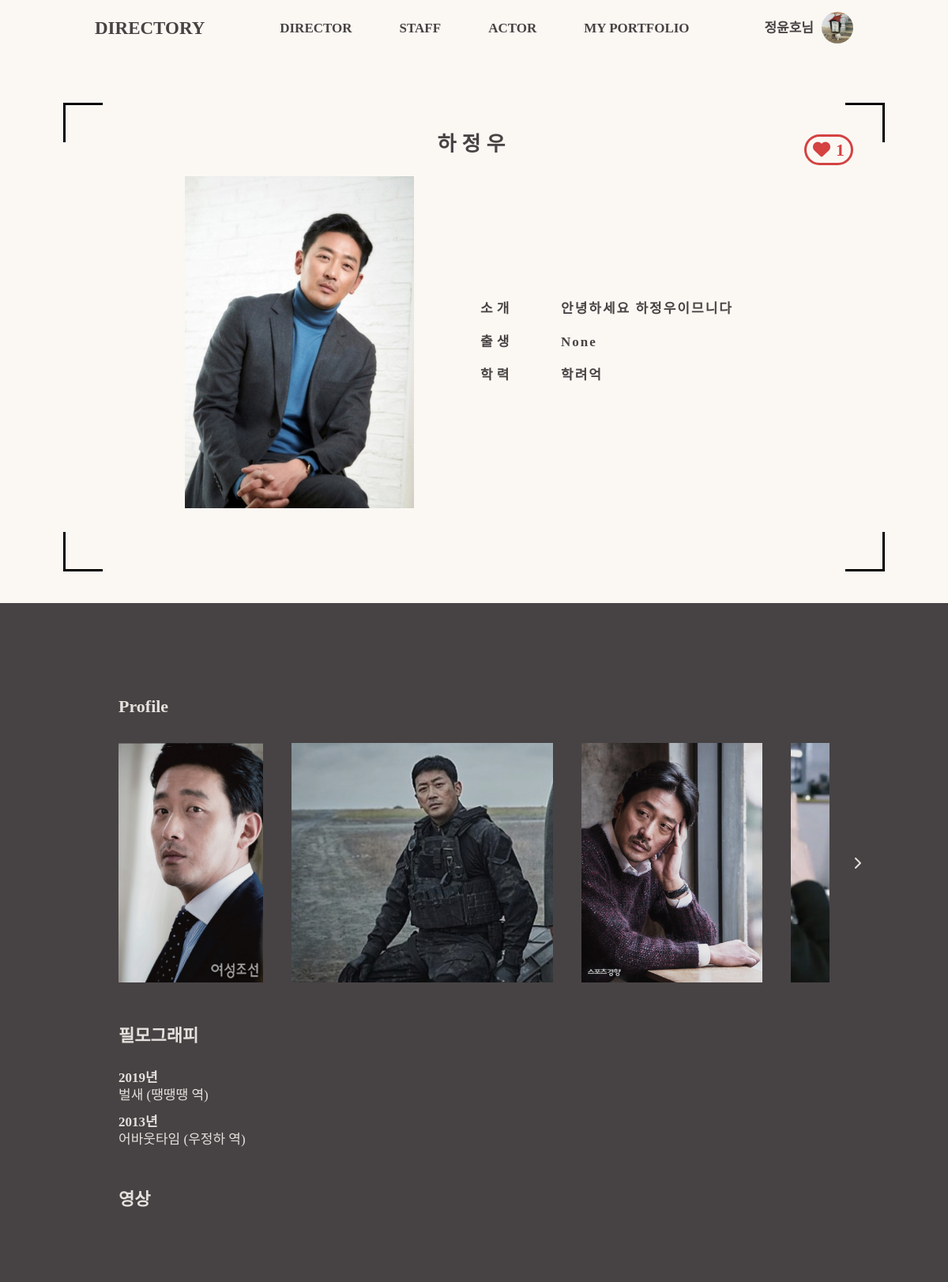
Screenshot of /user_page/7 (signed in) with the database file from the repository.
### accounts/models.py (models this page shows, shortened)
class Profile(AbstractBaseUser):
    email = models.EmailField(
        verbose_name="email", max_length=60, unique=True, null=False, blank=False)
    username = models.CharField(max_length=30, unique=True, null=False, blank=False)
    name = models.CharField(max_length=20, default="", blank=False)
    age = models.PositiveIntegerField(null=True, blank=True)
    name_eng = models.CharField(max_length=20, default="", blank=True)
    date_of_birth = models.DateField(null=True, blank=True)
    avatar = models.ImageField(null=True,  # profile 이미지
                               blank=True,
                               upload_to='image/avatar')
    intro = models.TextField(default="")  # 소개글
    education = models.CharField(max_length=20, null=True, blank=True)
    u_type = models.PositiveSmallIntegerField(null=True)
    date_joined = models.DateTimeField(
        verbose_name='date joined', auto_now_add=True)
    last_login = models.DateTimeField(verbose_name='last login', auto_now=True)
    is_admin = models.BooleanField(default=False)
    is_active = models.BooleanField(default=True)
    is_staff = models.BooleanField(default=False)
    is_superuser = models.BooleanField(default=False)
    USERNAME_FIELD = 'email'
    REQUIRED_FIELDS = ['username']
    objects = ProfileManager()

### main/models.py (models this page shows, shortened)
class ActorImage(models.Model):
    actor = models.ForeignKey(Actor, on_delete=models.CASCADE)
    image = models.ImageField(upload_to='images/')

class Filmography(models.Model):
    profile = models.ForeignKey(Profile, on_delete=models.CASCADE)
    movie = models.ForeignKey(Movie, on_delete=models.CASCADE)
    role = models.CharField(max_length=100)

class Movie(models.Model):
    genres = ["액션","범죄","SF","코미디","스릴러","전쟁","스포츠","판타지","음악","멜로"]
    GENRE_CHOICES = ((genre, genre) for genre in genres)
    director = models.ForeignKey(Profile, on_delete=models.SET_NULL, null=True)
    title = models.CharField(max_length=30, blank=False, null=False)
    title_eng = models.CharField(max_length=30, blank=True)
    poster = models.ImageField(upload_to = 'images/', blank=False, null=False)
    trailer = models.URLField(blank=True)
    trailer_thumbnail = models.ImageField(null=False, default=None)
    genre = models.CharField(choices = GENRE_CHOICES, max_length=20, blank=False)
    summary = models.TextField(blank=False)
    production_year = models.PositiveIntegerField(blank=False)

### accounts/views.py (the view)
# urls.py: path('user_page/<int:user_id>', user_page, name="user_page"),
def user_page(request, user_id=0):
    image_form = ImageForm()
    if user_id:
        user = get_object_or_404(Profile, pk = user_id)
    else:
        user = request.user
        if not user.is_authenticated:
            return redirect('/login')
    profile_user = user
    if profile_user.u_type == 1:
        likes = Like.objects.filter(profile_user = profile_user).count()
        is_like = Like.objects.filter(profile_user = profile_user, user = request.user).count()
        movie_pfs = Movie.objects.filter(director = profile_user.id)
        return render(request, 'user_page.html', {"is_like": is_like, "profile_user": profile_user, "movie_pfs":movie_pfs, "likes":likes})
    elif profile_user.u_type == 2:
        likes = Like.objects.filter(profile_user = profile_user).count()
        is_like = Like.objects.filter(profile_user = profile_user, user = request.user).count()
        profile_images = ActorImage.objects.filter(actor = profile_user.id)
        filmos = Filmography.objects.filter(profile = profile_user.id)
        return render(request, 'user_page.html', {"is_like": is_like, "profile_user": profile_user, "profile_images":profile_images, "filmos":filmos, "image_form": image_form, "likes":likes})
    elif profile_user.u_type == 3:
        staff_pfs = SPortfolio.objects.filter(uid = profile_user.id)
        return render(request, 'user_page.html', {"profile_user": profile_user, "staff_pfs":staff_pfs})
    return redirect('/')

### accounts/templates/user_page.html (shortened to what this page needs)
{% extends 'base_border.html' %}
{% load static %}
{% block css %}
<link rel="stylesheet" type='text/css' href="{% static 'css/user_page.css' %}">
<link rel="stylesheet" type='text/css' href="{% static 'css/home.css' %}" />
<link rel="stylesheet" type='text/css' href="{% static 'css/movie.css' %}" />
<link rel="stylesheet" type="text/css" href="{% static 'css/staffs.css' %}"/>
<link rel="stylesheet" type="text/css" href="{% static 'css/edit.css' %}"/>
{% endblock %}
{% block upper-container %}
<div class="profile">
    {% if profile_user.id != user.id %}
    <div class="like-btn-container font-lg font-b">
        {% if is_like %}
        <a href="{% url 'delete_like' %}" onclick="return confirm('팔로우를 취소하시겠습니까?');">
        </a>
        {% else %}
        <a href="{% url 'add_like' %}">
            <i class="far fa-heart"></i>
        </a>
        {% endif %}
        <span class="like-cnts">{{likes}}</span>
    </div>
    {% endif %}
    <div class="profile-name">
        <p class="profile-name__kor">{{profile_user.name}}</p>
    </div>
    <div class="profile-info">
            <div class="profile-detail">
                <form method="POST" action="{% url 'edit_user' %}" class="detail-form">
                    <ul class="profile-detail-list">
                        <li class="profile-detail-item">
                            <div class="profile-detail-item__title">소개</div>
                        </li>
                        <li class="profile-detail-item">
                            <div class="profile-detail-item__title">출생</div>
                        </li>
                        <li class="profile-detail-item">
                            <div class="profile-detail-item__title">학력</div>
                        </li>
                    </ul>
                </form>
            </div>
        </div>
    </div>
    {% endblock %}
    {% block lower-container %}
    {% if profile_user.u_type == 1 %}
    <div class="lower-container__title font-md">
        FILMOGRAPHY
    </div>
    <div class="lower-container__content">
        <ul class="movie-pf-list">
            <li class="movie-pf">
                <a href="{% url 'enroll_movie' %}" class="director-plus">
                    <div class="movie-pf-frame top-left"></div>
                    <div class="movie-pf-frame top-right"></div>
                    <div class="movie-pf-frame bottom-left"></div>
                    <div class="movie-pf-frame bottom-right"></div>
                    <i class="fas fa-plus font-xlg font-eb"></i>
                </a>
            </li>
            {% for movie_pf in movie_pfs %}
            <li class="movie-pf">
                <div class="movie-pf-frame top-left"></div>
                <div class="movie-pf-frame top-right"></div>
                <div class="movie-pf-frame bottom-left"></div>
                <div class="movie-pf-frame bottom-right"></div>
                <a href="{% url 'movie_detail' movie_pf.id %}">
                    <div class="movie-pf__thumbnail" style="background-image: url({{movie_pf.poster.url}});">
                    </div>
                </a>
                <div class="movie-pf__summary">
                    <div class="movie-pf__title">
                        {{movie_pf.title}}
                    </div>
                    <div class="movie-pf__prod-year">
                        {{movie_pf.production_year}}
                    </div>
                </div>
            </li>
            {% endfor %}
        </ul>
    </div>
    {% elif profile_user.u_type == 2 %}
    <ul class="actor-portfolio">
        <li class="actor-pf-item">
            <h1 class="actor-pf__title font-lg">Profile
            </h1>
            <div class="actor-pf__container">
            {% if profile_images %}
            <div class="slider-wrapper actor-pf__container">
                <div class="move-btn next-btn"><i class="fas fa-chevron-right"></i></div>
                <div class="slider-show-area">
                    <ul class="slider profile-images">
                        {% for profile_image in profile_images %}
                        <li class="slide profile-image-container">
                            <div class="profile-image" style="background-image: url('{{profile_image.image.url}}')">
                                <a href="/delete_actor_image/{{profile_image.id}}"
                                    onclick="return confirm('정말 삭제하시겠습니까?')">
                                </a>
                            </div>
                        </li>
                        {% endfor %}
                    </ul>
                </div>
            </div>
            {% else %}
            등록된 프로필 사진이 없습니다.
            {% endif %}
            </div>
        </li>
        <li class="actor-pf-item">
            <h1 class="actor-pf__title font-lg">필모그래피</h1>
            <div class="actor-pf__container">
                {% if filmos %}
                <ul class="filmos">
                    {% for filmo in filmos %}
                    <li class="filmo">
                        <div class="filmo__prod-year font-md">
                            {{filmo.movie.production_year}}년
                        </div>
                        <div class="filmo__title font-md">
                            {{filmo.movie.title}} ({{filmo.role}} 역)
                        </div>
                    </li>
                    {% endfor %}
                </ul>
                {% else %}
                등록된 필모그래피가 없습니다.
                {% endif %}
            </div>
        </li>
        <li class="actor-pf-item">
            <h1 class="actor-pf__title font-lg">영상</h1>
        </li>
    </ul>
        {% endif %}
        {% endblock %}

### main/templates/base_header.html (shortened to what this page needs)
{% load static %}
<!DOCTYPE html>
<html lang="en">
<head>
    <link rel="stylesheet" type='text/css' href="{% static 'css/reset.css' %}" />
    <link rel="stylesheet" type='text/css' href="{% static 'css/base.css' %}" />
    {% block css %}
    {% endblock %}
</head>
<body>
    <header class="header">
        <nav class="nav-bar">
            <div class="nav-bar__icon font-eb"><a href="{% url 'home' %}">DIRECTORY</a></div>
            <ul class="nav-bar__category">
                <li class="category-item font-md font-b" name="directors"><a href="{% url 'directors' %}">DIRECTOR</a>
                </li>
                <li class="category-item font-md font-b" name="staffs"><a href="{% url 'staffs' %}">STAFF</a> </li>
                <li class="category-item font-md font-b" name="actors"><a href="{% url 'actors' %}">ACTOR</a></li>
                <li class="category-item font-md font-b" name="user_page"><a href="{% url 'user_page' %}">MY
                        PORTFOLIO</a> </li>
            </ul>
            {% if user.is_authenticated %}
            <div class="nav-bar__setting">
                <div class="nav-bar__user-name font-md font-b">
                    {{user.name}}님
                </div>
                {% if user.avatar %}
                <div class="nav-bar__user-profile font-md font-b" style="background-image: url('{{user.avatar.url}}');">
                </div>
                {% else %}
                <div class="nav-bar__user-profile font-md font-b"
                    style="background-image: url('/static/images/default_user.jpg');">
                </div>
                {% endif %}
            </div>
            {% endif %}
        </nav>
    </header>
    {% block content %}
    {% endblock %}
</body>
</html>

### main/static/css/base.css (style rules this page uses)
* { box-sizing: border-box; text-decoration: none; }
a { color: inherit; }
html { height: 100%; }
body { width: 100%; min-width: 960px; height: fit-content; min-height: 100vh; padding: 90px 0px 0px 0px; background-color: #fbf8f3; color: #474344; display: flex; flex-direction: column; font-family: "NanumSquare"; }
.header { position: fixed; z-index: 100; top: 0; left: 0; width: 100%; min-width: 960px; height: 70px; padding: 0px 80px; background-color: #fbf8f3; display: flex; justify-content: center; }
.nav-bar { width: 100%; max-width: 1240px; height: 100%; display: flex; justify-content: space-between; align-items: center; background-color: #fbf8f3; }
@media screen and (max-width: 1240px) { .nav-bar { padding: 0px 40px; } }
.nav-bar__icon { flex: 0.2; font-size: 23px; font-weight: 700; height: inherit; width: fit-content; display: flex; align-items: center; }
.nav-bar .nav-bar__category { display: flex; height: inherit; font-size: 17px; font-weight: 600; justify-content: space-between; align-items: center; }
.category-item:not(:last-child) { margin-right: 60px; }
.nav-bar__setting { display: flex; align-items: center; position: relative; }
.nav-bar__user-name { margin-right: 10px; }
.nav-bar__user-profile { width: 40px; height: 40px; border-radius: 50%; background: center / cover no-repeat; }
.category-item { display: flex; height: 40px; justify-content: space-between; align-items: center; }
.font-lg { font-family: "NanumSquare"; font-size: 22px; }
.font-md { font-family: "NanumSquare"; font-size: 17px; }
.font-b { font-weight: 600; }
.font-eb { font-weight: 800; }
.slider-wrapper { position: relative; top: 0; left: 0; width: 100%; margin: 0px auto; }
.move-btn { width: 50px; height: 50px; border-radius: 50%; border: none; outline: none; transition: all 0.2s; display: flex; justify-content: center; align-items: center; position: absolute; }
.next-btn { right: -60px; }
.slider-show-area { position: relative; width: 100%; overflow: hidden; }
.slider { position: absolute; top: 0; left: 0; transition: left 0.4s ease-out; display: flex; flex-wrap: nowrap; }
.slide { height: fit-content; margin-right: 20px; }
.like-btn-container { position: absolute; top: 0px; right: 0px; display: flex; align-items: center; color: #d44242; border: 3px solid #d44242; border-radius: 9999px; padding: 5px 8px; }

### accounts/static/css/user_page.css (style rules this page uses)
.profile { height: 100%; width: 100%; display: flex; flex-direction: column; align-items: center; position: relative; font-family: "NanumSquare"; }
.profile .profile-name { flex: 0.2; display: flex; flex-direction: column; justify-content: center; align-items: center; }
.profile-name .profile-name__kor { font-size: 26px; font-weight: 600; letter-spacing: 7px; }
.profile-info { flex: 0.8; display: flex; padding: 20px 0px; width: 80%; }
.profile-info .profile-detail { flex: 1; padding: 30px 50px; display: flex; align-items: center; }
.detail-form { width: 100%; }
.profile-detail-list { width: 100%; }
.profile-detail-item { width: 100%; display: flex; align-items: baseline; }
.profile-detail-item:not(:last-child) { margin-bottom: 20px; }
.profile-detail-item .profile-detail-item__title { width: 100px; font-size: 17px; font-weight: 800; letter-spacing: 5px; }
.actor-pf__title { font-weight: 700; display: flex; align-items: center; }
.actor-pf__container { width: 100%; margin-top: 33px; }
.actor-portfolio { width: 900px; margin: 0px auto; position: relative; }
.actor-pf-item { width: 100%; height: fit-content; }
.actor-pf-item:not(:first-child) { margin-top: 57px; }
.profile-images { height: 300px; }
.profile-image-container { width: fit-content; display: flex; }
.profile-image { position: relative; background-position: center; background-repeat: no-repeat; background-size: auto 100%; margin-right: 16px; }
.filmo:not(:first-child) { margin-top: 17px; }
.filmo__prod-year { font-weight: 600; }
.filmo__title { margin-top: 5px; }

### main/static/css/movie.css (style rules this page uses)
.profile { width: 100%; margin-bottom: 20px; }

### main/static/css/staffs.css (style rules this page uses)
.profile { width: 100%; margin-bottom: 20px; }

### rows the page displays
Profile: name "정윤호", avatar (picture)
ActorImage: image (picture)
ActorImage: image (picture)
ActorImage: image (picture)
ActorImage: image (picture)
Filmography: movie.production_year "2019", movie "벌새", role "땡땡땡"
Filmography: movie.production_year "2013", movie "어바웃타임", role "우정하"
